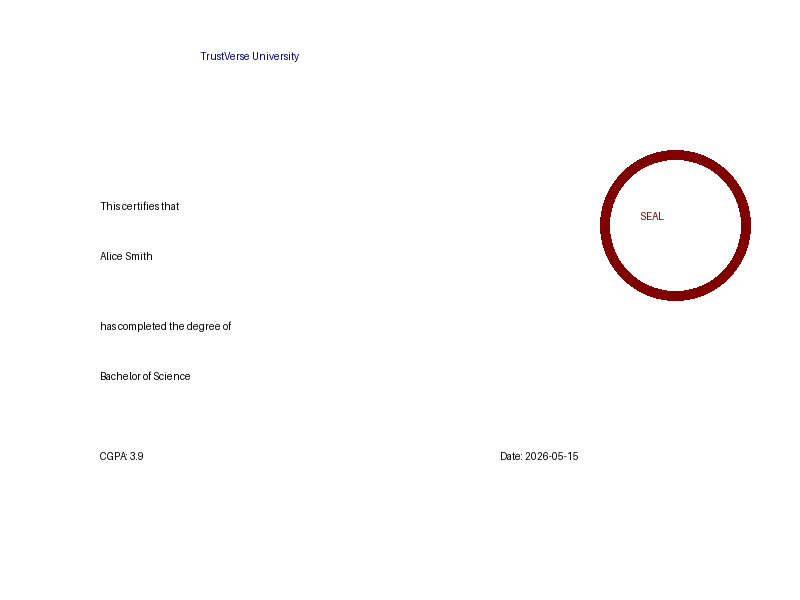
#> input picture research/sdc-spike/data/templates/cert_1.png, 800 x 600 px; its folder holds only this picture in this run
$ python distortion_simulator.py
#> lines starting #> are read from the running program, lines starting #| are printed output that depends on the picture
import os
from PIL import Image, ImageEnhance, ImageFilter
import numpy as np

def apply_distortions(image_path, output_dir, file_prefix):
#> called with image_path = 'data/templates/cert_1.png', output_dir = 'data/distortions', file_prefix = 'cert_1'
    img = Image.open(image_path).convert('RGB')
#> img is the input picture: PIL image 800x600 RGB; mean R, G, B 253.1, 251.9, 252
    os.makedirs(output_dir, exist_ok=True)

    # 1. JPEG Compression
    img.save(os.path.join(output_dir, f"{file_prefix}_jpeg_low.jpg"), "JPEG", quality=50)
    img.save(os.path.join(output_dir, f"{file_prefix}_jpeg_high.jpg"), "JPEG", quality=90)

    # 2. Gaussian Blur
    img.filter(ImageFilter.GaussianBlur(1.0)).save(os.path.join(output_dir, f"{file_prefix}_blur_1.png"))
    img.filter(ImageFilter.GaussianBlur(2.0)).save(os.path.join(output_dir, f"{file_prefix}_blur_2.png"))
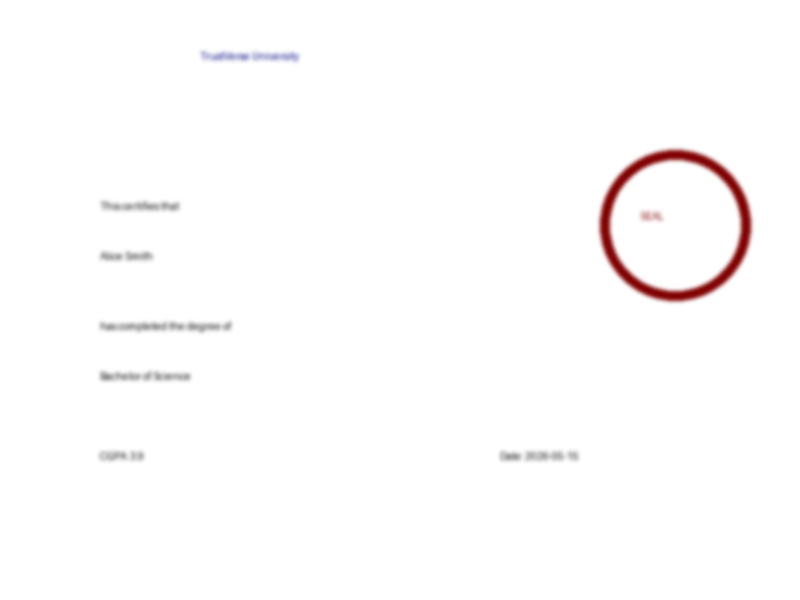
#> saved as cert_1_blur_2.png: PIL image 800x600 RGB; mean R, G, B 253.1, 251.9, 252

    # 3. Rotation (slight)
    img.rotate(1, expand=False, fillcolor='white').save(os.path.join(output_dir, f"{file_prefix}_rot_1.png"))
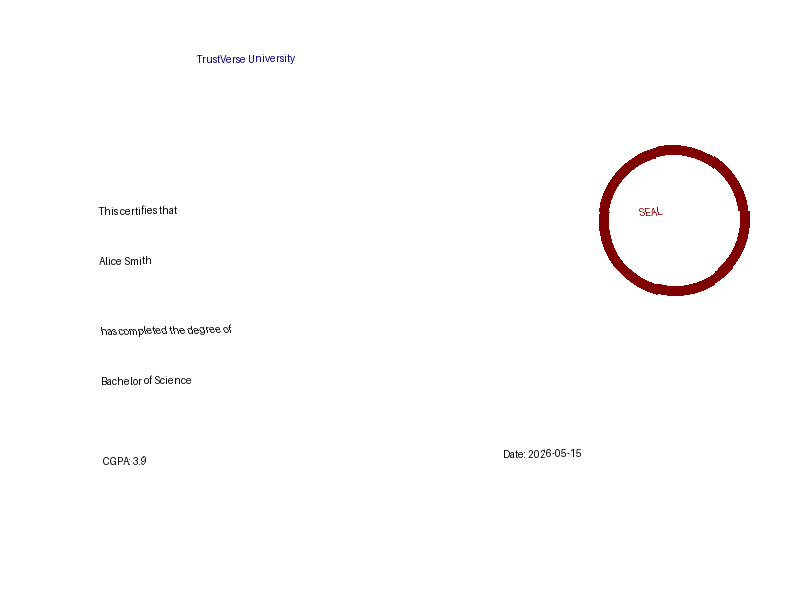
#> saved as cert_1_rot_1.png: PIL image 800x600 RGB; mean R, G, B 253.1, 251.9, 252
    img.rotate(-2, expand=False, fillcolor='white').save(os.path.join(output_dir, f"{file_prefix}_rot_m2.png"))
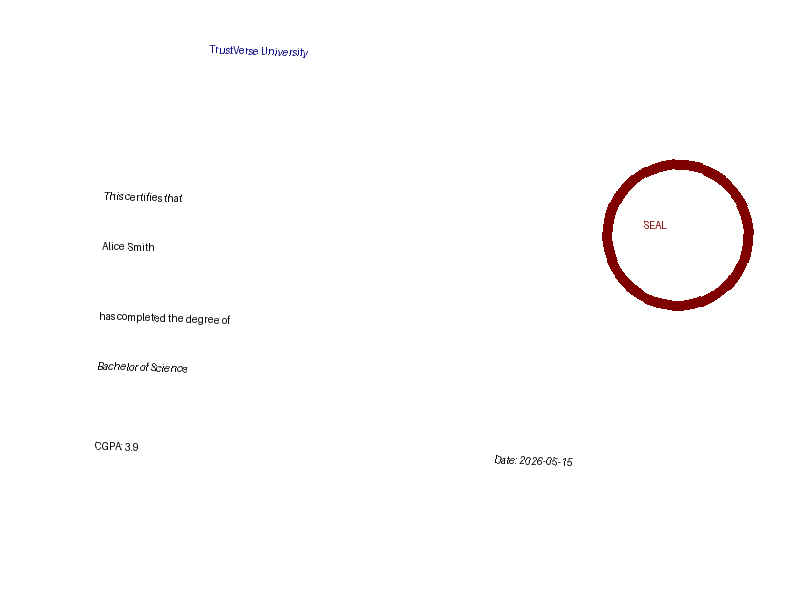
#> saved as cert_1_rot_m2.png: PIL image 800x600 RGB; mean R, G, B 253.1, 251.9, 252

    # 4. Brightness
    ImageEnhance.Brightness(img).enhance(0.8).save(os.path.join(output_dir, f"{file_prefix}_bright_low.png"))
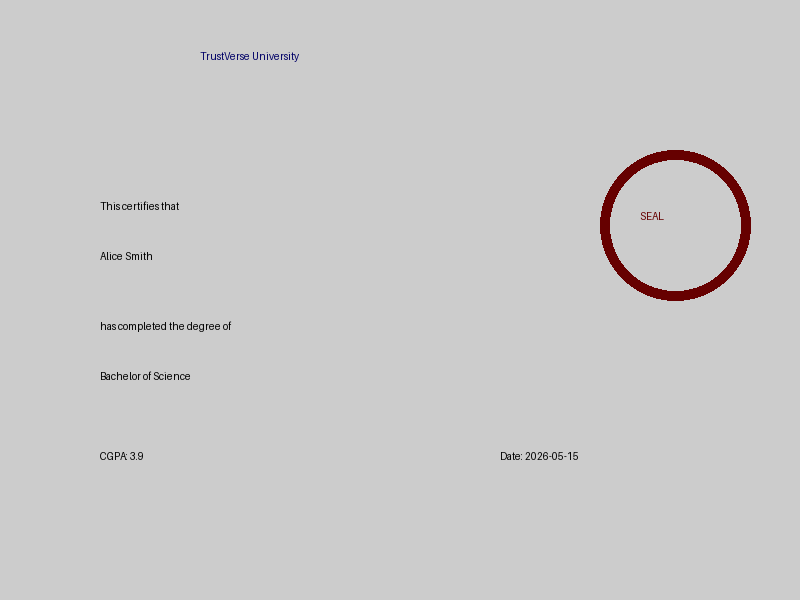
#> saved as cert_1_bright_low.png: PIL image 800x600 RGB; mean R, G, B 202.5, 201.6, 201.6
    ImageEnhance.Brightness(img).enhance(1.2).save(os.path.join(output_dir, f"{file_prefix}_bright_high.png"))

    # 5. Print-scan simulation (blur + noise + slight color shift)
    ps_img = img.filter(ImageFilter.GaussianBlur(0.5))
    noise = np.random.normal(0, 10, (ps_img.height, ps_img.width, 3))
    ps_arr = np.array(ps_img) + noise
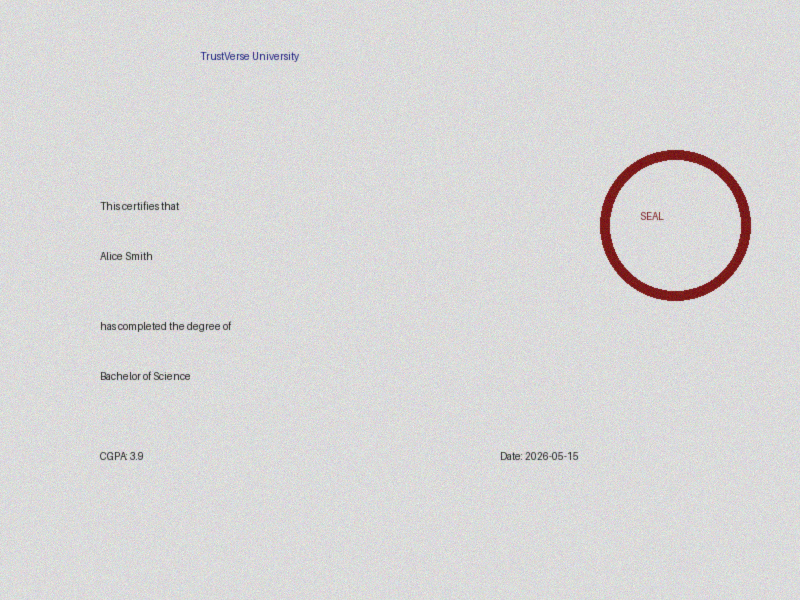
#> ps_arr: shape (600, 800, 3) float64; mean R, G, B 253.1, 252, 252; drawn with min black and max white
    ps_arr = np.clip(ps_arr, 0, 255).astype(np.uint8)
    Image.fromarray(ps_arr).save(os.path.join(output_dir, f"{file_prefix}_print_scan.png"))

def apply_tampering(image_path, output_dir, file_prefix):
#> called with image_path = 'data/templates/cert_1.png', output_dir = 'data/tampered', file_prefix = 'cert_1'
    img = Image.open(image_path).convert('RGB')
    os.makedirs(output_dir, exist_ok=True)
    from PIL import ImageDraw, ImageFont

    d = ImageDraw.Draw(img)
    try:
        font_small = ImageFont.truetype("arial.ttf", 24)
        font_med = ImageFont.truetype("arial.ttf", 32)
    except IOError:
        font_small = ImageFont.load_default()
        font_med = ImageFont.load_default()

    # Tamper CGPA
    img_cgpa = img.copy()
    d_cgpa = ImageDraw.Draw(img_cgpa)
    d_cgpa.rectangle([100, 450, 300, 480], fill='white')
    d_cgpa.text((100, 450), "CGPA: 4.0", fill=(0,0,0), font=font_small)
    img_cgpa.save(os.path.join(output_dir, f"{file_prefix}_tamper_cgpa.png"))
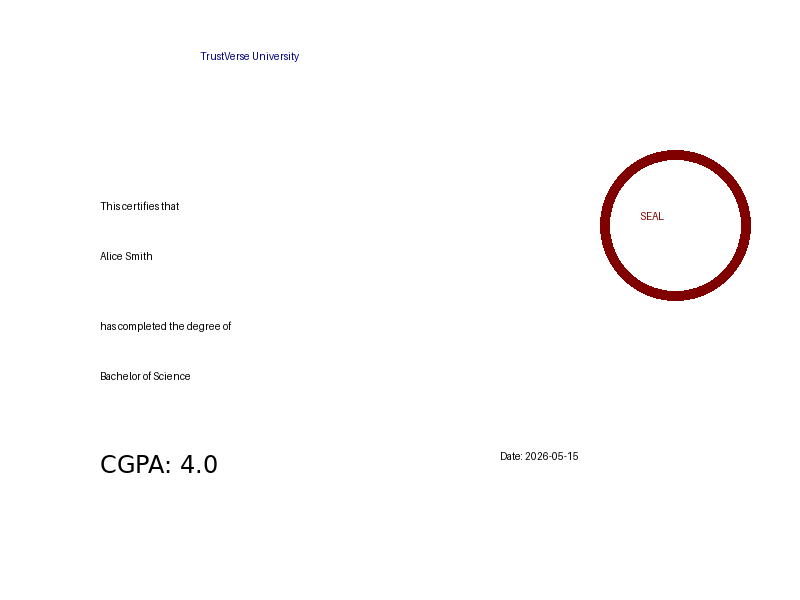
#> saved as cert_1_tamper_cgpa.png: PIL image 800x600 RGB; mean R, G, B 252.9, 251.7, 251.8

    # Tamper Name
    img_name = img.copy()
    d_name = ImageDraw.Draw(img_name)
    d_name.rectangle([100, 250, 400, 300], fill='white')
    d_name.text((100, 250), "Eve Malicious", fill=(0,0,0), font=font_med)
    img_name.save(os.path.join(output_dir, f"{file_prefix}_tamper_name.png"))
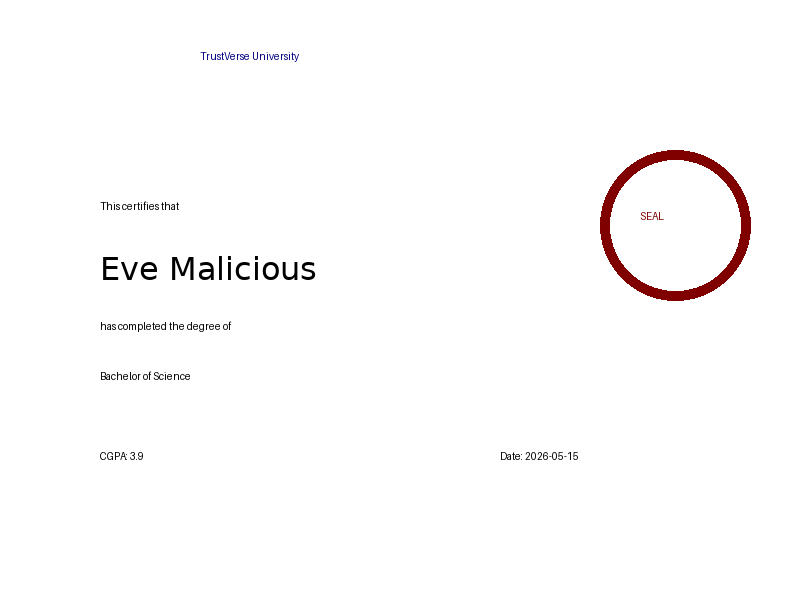
#> saved as cert_1_tamper_name.png: PIL image 800x600 RGB; mean R, G, B 252.4, 251.2, 251.3

if __name__ == "__main__":
    templates_dir = "data/templates"
    distortions_dir = "data/distortions"
    tampered_dir = "data/tampered"

    if not os.path.exists(templates_dir):
        print("Templates not found. Run generate_templates.py first.")
        exit(1)

    for file in os.listdir(templates_dir):
        if file.endswith(".png"):
            path = os.path.join(templates_dir, file)
            prefix = file.split('.')[0]
            apply_distortions(path, distortions_dir, prefix)
            apply_tampering(path, tampered_dir, prefix)

    print("Generated distortions and tampered images.")
